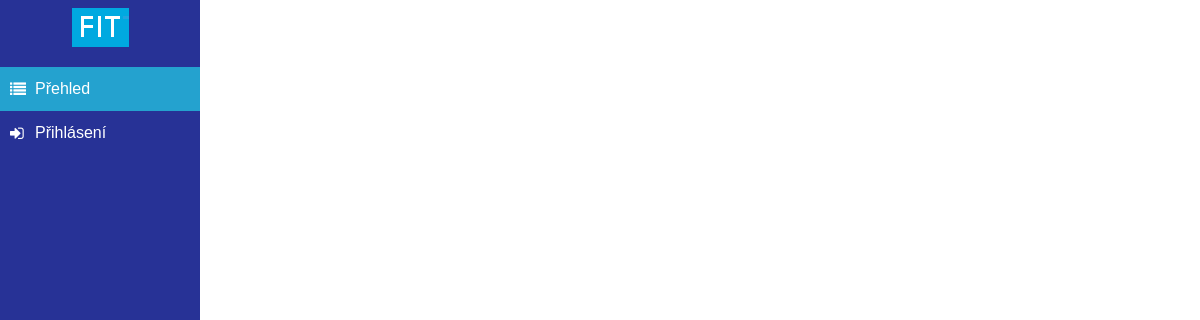
Before: /assets/overview.php with the older database file.
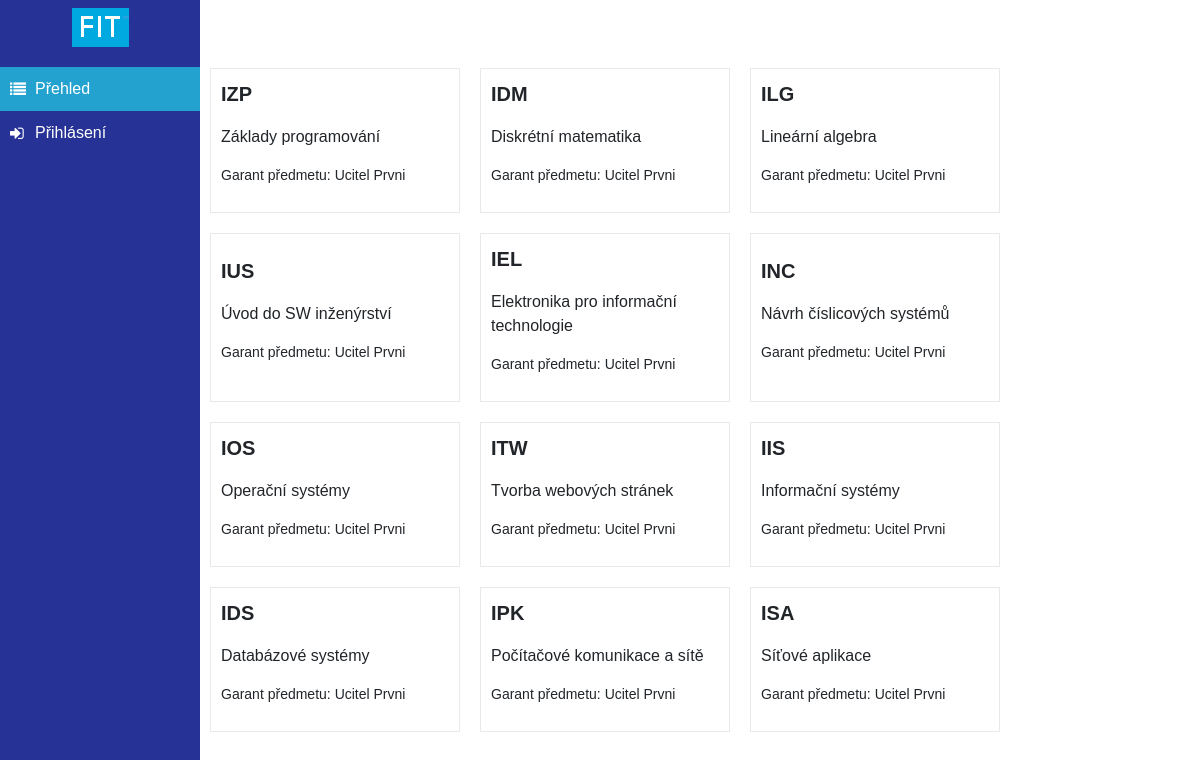
After: the same page with the newer database file.
### tables this page shows
CREATE TABLE IF NOT EXISTS `kurz` (
  `ID` INT NOT NULL AUTO_INCREMENT,
  `zkratka` VARCHAR(45) NULL,
  `nazev` VARCHAR(45) NULL,
  `popis` VARCHAR(45) NULL,
  `cena` INT NULL,
  `limit` INT NULL,
  `garant_ID` INT NULL,
  PRIMARY KEY (`ID`),
  CONSTRAINT `fk_kurz_uzivatel1`
    FOREIGN KEY (`garant_ID`)
    REFERENCES `uzivatel` (`ID`)
    ON DELETE NO ACTION
    ON UPDATE NO ACTION);

CREATE TABLE IF NOT EXISTS `uzivatel` (
  `ID` INT NOT NULL AUTO_INCREMENT,
  `login` VARCHAR(45) NULL,
  `heslo` VARCHAR(45) NULL,
  `rodne_cislo` VARCHAR(45) NULL,
  `jmeno` VARCHAR(45) NULL,
  `prijmeni` VARCHAR(45) NULL,
  `datum_narozeni` DATETIME NULL,
  `adresa` VARCHAR(45) NULL,
  `email` VARCHAR(45) NULL,
  `role` INT NULL,
  PRIMARY KEY (`ID`));

### data/repository.php (called while the page is built, shortened)
<?php
class Repository
{
    private $conn;
    function __construct($servername, $username, $password, $dbname)
    {
        $this->conn = new mysqli($servername, $username, $password, $dbname) or die("Connection failed: " . mysqli_connect_error());
    }
    private function getSelectorString(array $selector) : string
    {
        if ($selector == []) {
            return "*";
        }
        $ret_str = "";
        $ret_str = rtrim($ret_str, ", ");
        return $ret_str;
    }
    function getAll(string $table, array $selector = []) : array
    {
        $sql = "SELECT " . $this->getSelectorString($selector) . " FROM $table";
        $result = $this->conn->query($sql);
        if ($result->num_rows > 0) {
            return $result->fetch_all(MYSQLI_ASSOC);
        } else {
            return [];
        }
    }
    function getByCondition(string $table, array $selector = [], array $conditions = []) : array
    {
        $condition_string = "";
        if (!empty($conditions)) {
            foreach ($conditions as $key => $value) {
                $condition_string = $condition_string . "$key='$value'";
            }
            $sql = "SELECT " . $this->getSelectorString($selector) . " FROM $table WHERE " . $condition_string;
            $result = $this->conn->query($sql);
            if ($result->num_rows > 0) {
                return $result->fetch_all(MYSQLI_ASSOC);
            } else {
                return [];
            }
        }
        else {
            return $this->getAll($table);
        }
    }
}

### assets/overview.php (the view, shortened to what this page needs)
<?php
    require_once __DIR__ . '/../data/repository.php';
    $repository = new Repository('localhost', 'root', '', 'mydb');
    $courses = $repository->getAll('kurz');
?>
<!DOCTYPE html>
<html lang="en">
<head>
    <link href="https://cdn.jsdelivr.net/npm/bootstrap@5.3.2/dist/css/bootstrap.min.css" rel="stylesheet">
    <link rel="stylesheet" href="https://cdnjs.cloudflare.com/ajax/libs/font-awesome/4.7.0/css/font-awesome.min.css">
    <link rel="stylesheet" href="css/main.css">
    <link rel="stylesheet" href="css/overview.css">
</head>
<body>
    <div class="wrapper d-flex">
        <header>
            <?php include __DIR__ . '/menu.php'; ?>
        </header>
        <main>
            <div class="container d-flex justify-content-center h-100 align-items-center">
                <div class="row row-cols-1 row-cols-sm-2 row-cols-md-3 row-cols-lg-4">
                    <?php foreach ($courses as $course) :?>
                    <div class="col">
                        <p class="short"><?php echo htmlspecialchars($course['zkratka'])?></p>
                        <p><?php echo htmlspecialchars($course['nazev'])?></p>
                        <p class="garant">Garant předmetu:
                            <?php
                                $garant = $repository->getByCondition('uzivatel', ['ID' => $course['garant_ID']]);
                                if (!empty($garant)) {
                                    echo htmlspecialchars($garant[0]['jmeno'].' '.$garant[0]['prijmeni']);
                                }
                                else {
                                    echo 'NULL';
                                }
                            ?>
                        </p>
                    </div>
                    <?php endforeach; ?>
                </div>
            </div>
        </main>
    </div>
</body>
</html>

### assets/menu.php
<nav class="navbar">
    <a href="overview.php"><img src="img/logo.png" alt="FIT VUT logo" class="logo"></a>
    <ul class="navbar-nav">
        <li class="nav-item <?php if(basename($_SERVER['PHP_SELF']) == 'overview.php') echo 'active' ?>">
            <a href="overview.php">
                <i class="fa fa-list"></i>
                Přehled
            </a>
        </li>
        <li class="nav-item <?php if(basename($_SERVER['PHP_SELF']) == 'login.php') echo 'active' ?>">
            <a href="login.php">
                <i class="fa fa-sign-in"></i>
                Přihlásení
            </a>
        </li>
    </ul>
</nav>

### assets/css/main.css (style rules this page uses)
:root { --color-primary: rgb(39, 50, 150); --color-secondary: rgb(36, 162, 207); --color-gray: rgb(233, 233, 233); }
* { margin: 0; padding: 0; font-size: 16px; }
i { color: white; width: 20px; }
header { height: 100vh; width: 200px; background-color: var(--color-primary); }
.wrapper { display: flex; min-height: 100vh; }
body { margin: 0; padding: 0; box-sizing: border-box; font-family: Arial, Helvetica, sans-serif; font-weight: 400; height: 100vh; }
main { flex: 1; }
.logo { max-width: 100px; margin: auto; }
.navbar { display: flex; flex-direction: column; gap: 20px; border: none; }
.navbar-nav { display: flex; flex-direction: column; width: 100%; }
.nav-item { list-style-type: none; padding: 10px; transition: .5s ease; }
.nav-item.active { background-color: var(--color-secondary); }
.nav-item a { display: flex; gap: 5px; align-items: center; color: rgb(255, 255, 255); font-size: 16px; text-decoration: none; }

### assets/css/overview.css (style rules this page uses)
.col { height: auto; display: flex; flex-direction: column; justify-content: center; border: 1px solid var(--color-gray); position: relative; transition: .3s ease; padding: 10px; margin: 10px; }
.short { font-size: 20px; font-weight: 800; }
.garant { font-size: 14px; }

Changed rows visible on the page:
added kurz: zkratka "IZP", nazev "Základy programování", garant_ID.prijmeni "Ucitel Prvni"
added kurz: zkratka "IDM", nazev "Diskrétní matematika", garant_ID.prijmeni "Ucitel Prvni"
added kurz: zkratka "ILG", nazev "Lineární algebra", uzivatel.jmeno+prijmeni "Ucitel Prvni"
added kurz: zkratka "IUS", nazev "Úvod do SW inženýrství", uzivatel.jmeno+prijmeni "Ucitel Prvni"
added kurz: zkratka "IEL", nazev "Elektronika pro informační technologie", uzivatel.jmeno+prijmeni "Ucitel Prvni"
added kurz: zkratka "INC", nazev "Návrh číslicových systémů", uzivatel.jmeno+prijmeni "Ucitel Prvni"
added kurz: zkratka "IOS", nazev "Operační systémy", garant_ID.prijmeni "Ucitel Prvni"
added kurz: zkratka "ITW", nazev "Tvorba webových stránek", uzivatel.jmeno+prijmeni "Ucitel Prvni"
added kurz: zkratka "IIS", nazev "Informační systémy", uzivatel.jmeno+prijmeni "Ucitel Prvni"
added kurz: zkratka "IDS", nazev "Databázové systémy", uzivatel.jmeno+prijmeni "Ucitel Prvni"
added kurz: zkratka "IPK", nazev "Počítačové komunikace a sítě", uzivatel.jmeno+prijmeni "Ucitel Prvni"
added kurz: zkratka "ISA", nazev "Síťové aplikace", uzivatel.jmeno+prijmeni "Ucitel Prvni"
